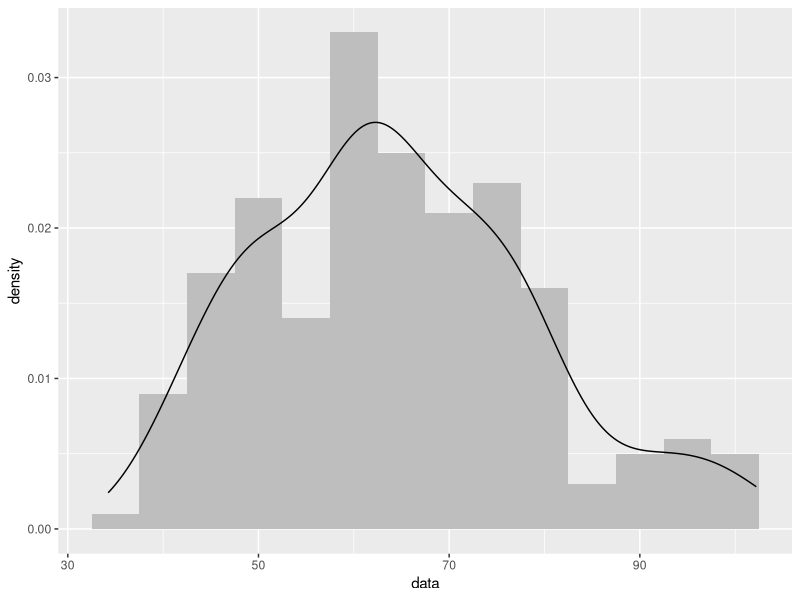
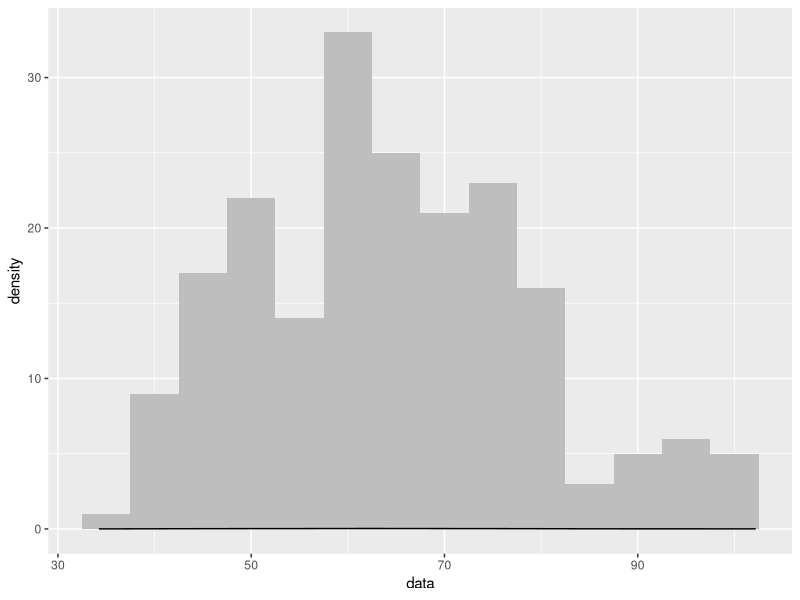
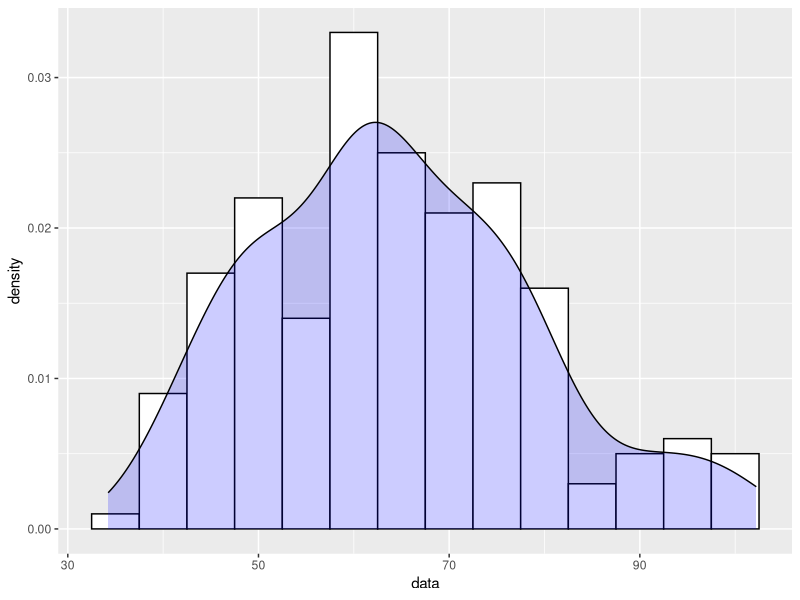

Reproduce these figures in R, in order.
## ---- chunk 1
knitr::opts_chunk$set(echo = TRUE, fig.align='center')

# title: Combining a histogram and a density plot
# author: jonathan
# revised: 25/3/2020 

WEB <- c("https://bioceed.uib.no/dropfolder/bioSTATS/Rmd/Visualizing/Multiple/histogram-density.html")
GIT <- c("https://github.com/jonathansoule/biostats/blob/master/Visualizing/Multiple/histogram-density.Rmd")
library(ggplot2)
ID <- 1:200
data <- rnorm(200, mean=65, sd=15)
## ---- chunk 2
# dataframe
df <- data.frame(ID, data)
# structure of the dataframe
str(df)
## ---- chunk 3
ggplot(df, aes(x = data)) +
  geom_histogram(aes(y = ..density..), binwidth = 5, fill = "grey") +
  geom_density() 
## ---- chunk 4
ggplot(df, aes(x = data)) +
  geom_histogram(binwidth = 5, fill = "grey") +
  geom_density() 
## ---- chunk 5
ggplot(df, aes(x = data)) +
  geom_histogram(aes(y = ..density..), binwidth = 5, colour= "black", fill = "white") +
  geom_density(fill="blue", alpha = .2) 
